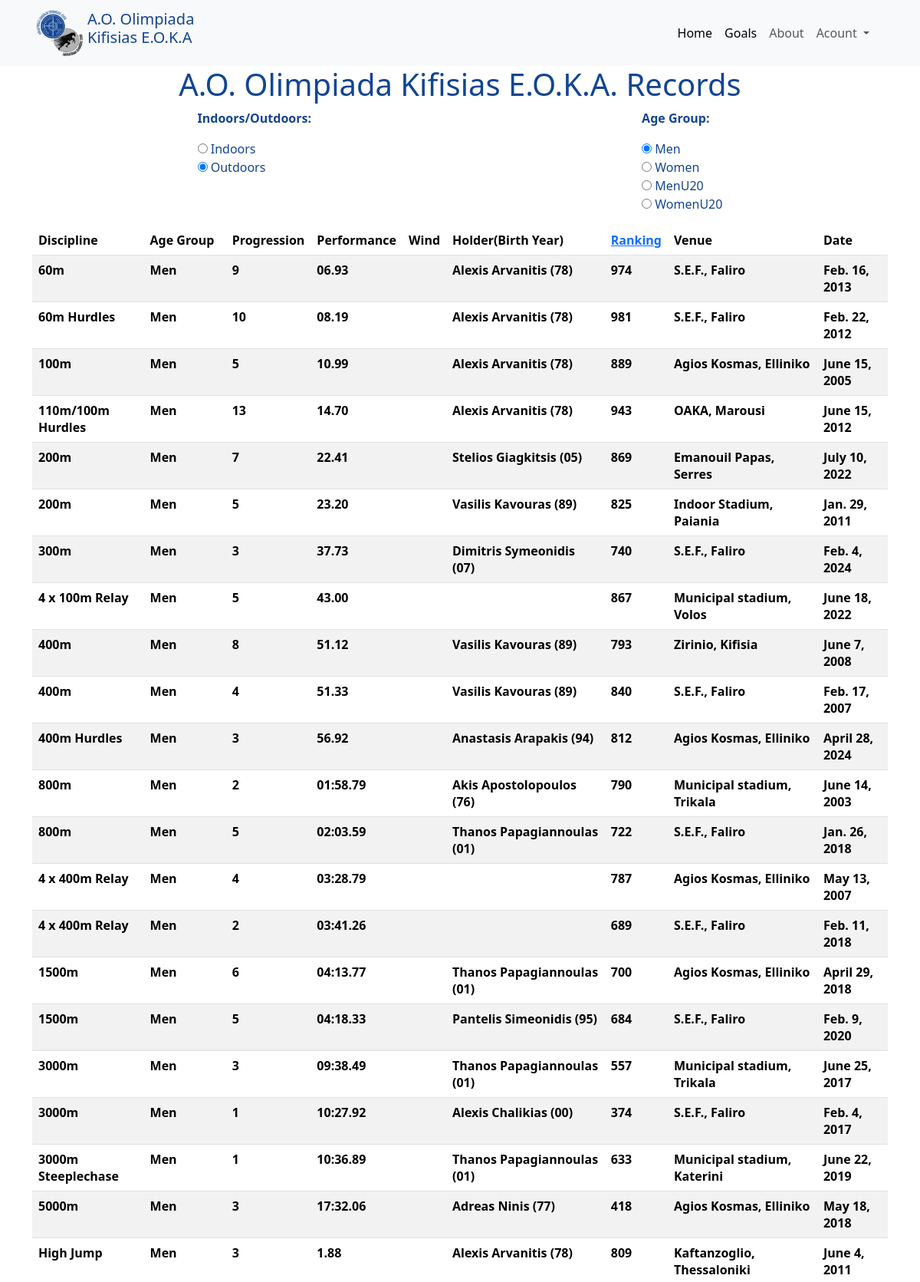
The app's page /records/ (upper part) with its own data.
### records/models.py (models this page shows, shortened)
class Record(models.Model):
    user = models.ForeignKey(User, blank=True, null=True, on_delete=models.SET_NULL)
    holder = models.ForeignKey(Athlete, blank=True, null=True, on_delete=models.SET_NULL)
    age_group = models.ForeignKey(AgeGroup, blank=True, null=True, on_delete=models.SET_NULL)
    discipline = models.ForeignKey(Discipline, blank=True, null=True, on_delete=models.SET_NULL)
    venue = models.ForeignKey(Venue, blank=True, null=True, on_delete=models.SET_NULL)
    stadium = models.ForeignKey(Stadium, blank=True, null=True, on_delete=models.SET_NULL)
    performance = models.FloatField(blank=False, null=True)
    ranking = models.IntegerField(blank=True, null=True)
    progression = models.IntegerField(blank=True, null=True, default=1)
    wind = models.DecimalField(
        max_digits=3,
        decimal_places=1,
        validators=[MinValueValidator(-9.9), MaxValueValidator(9.9)],
        null=True,
        blank=True
    )
    record_date = models.DateField(auto_now=False, auto_now_add=False, null=True, blank=True)
    timestamp = models.DateTimeField(auto_now_add=True)
    updated = models.DateTimeField(auto_now=True)
    @property
    def formatted_performance(self):
        if self.performance is None:
            return ''
        if self.discipline.discipline_type == 'road':
            performance_formatted = self.performance
            minutes = int((performance_formatted % 3600) // 60)
            seconds = performance_formatted % 60
            if minutes == 0:
                performance_formatted_str = f"{seconds:05.2f}"
            else:
                performance_formatted_str = f"{minutes:02}:{seconds:05.2f}"
        else:
            performance_formatted_str = f'{self.performance:.2f}'
        return performance_formatted_str
    def __str__(self):
        return f"{self.discipline} {self.age_group} {self.holder.__str__()}"
    def get_wind_display(self):
        return '' if self.wind is None else str(self.wind)
    def get_ranking_display(self):
        return '' if self.ranking is None else str(self.ranking)
    class Meta:
        unique_together = [['holder', 'discipline', 'performance', 'age_group']]
        db_table = 'Olimpiada records'

class Discipline(models.Model):
    stadium = models.ForeignKey(Stadium, on_delete=models.CASCADE)
    name = models.CharField(max_length=25)
    @property
    def discipline_type(self):
        if self.name in road_disciplines:
            return 'road'
        else:
            return 'field'
    class Meta:
        unique_together = [('stadium', 'name')]
    def __str__(self):
        return f"{self.name} {self.stadium}"

class AgeGroup(models.Model):
    age_group = models.CharField(max_length=10)
    def __str__(self):
        return self.age_group

class Athlete(models.Model):
    first_name = models.CharField(max_length=120)
    last_name = models.CharField(max_length=120)
    birth_year = models.IntegerField(default=None, blank=True, null=True)
    @property
    def full_name(self):
        return f"{self.first_name} {self.last_name}"
    @property
    def full_name_with_birthyear(self):
        return f"{self.full_name} ({str(self.birth_year)[2:]})"
    def __str__(self):
        return self.full_name

class Venue(models.Model):
    area = models.CharField(max_length=30)
    stadium_name = models.CharField(max_length=30)
    def __str__(self):
        return f"{self.stadium_name}, {self.area}"

### records/views.py (the view, shortened to what this page needs)
# urls.py: path('records/', RecordListView.as_view(), name='records-list'),
class RecordListView(ListView):
    model = Record
    def get_context_data(self, **kwargs):
        context = super().get_context_data(**kwargs)
        context['filter_form'] = RecordFilterForm(self.request.GET or
                                                  {'indoors_outdoors': 'outdoors', 'age_group': 'Men'})
        context['title'] = 'Records'
        return context
    def get_queryset(self):
        queryset = Record.objects.annotate(
            discipline_type=Case(
                When(discipline__name__in=road_disciplines, then=Value('road')),
                default=Value('field'),
                output_field=CharField()
            )
        ).order_by('age_group__age_group', '-discipline_type', 'performance')
        indoors_outdoors = self.request.GET.get('indoors_outdoors')
        if indoors_outdoors:
            queryset = queryset.filter(discipline__stadium__indoors_outdoors=indoors_outdoors)
        age_group = self.request.GET.get('age_group')
        if age_group:
            queryset = queryset.filter(age_group__age_group=age_group)
        return queryset
    title = 'Records'

### records/forms.py
class RecordFilterForm(forms.Form):
    indoors_outdoors = forms.ChoiceField(
        choices=[('indoors', 'Indoors'), ('outdoors', 'Outdoors')],
        widget=forms.RadioSelect,
        required=False,
        label='Stadium',
        initial='outdoors',
    )
    AGE_GROUP_CHOICES = [
        ('Men', 'Men'),
        ('Women', 'Women'),
        ('MenU20', 'MenU20'),
        ('WomenU20', 'WomenU20'),
    ]
    age_group = forms.ChoiceField(
        choices=AGE_GROUP_CHOICES,
        required=False,
        widget=forms.RadioSelect,
        initial='Men'
    )
    def __init__(self, *args, **kwargs):
        super().__init__(*args, **kwargs)
        self.fields['indoors_outdoors'].initial = 'outdoors'
        self.fields['age_group'].initial = 'Men'

### records/models.py (called while the page is built)
    def __str__(self):
        return self.name

### templates/records/record_list.html (shortened to what this page needs)
{% extends "base.html" %}
{% block content %}
           <h1 class="align-self-center">A.O. Olimpiada Kifisias E.O.K.A. Records</h1>
        <form id="filter-form" method="get">
            <div class="d-flex flex-wrap justify-content-around">
                <div class="d-inline">
                    <p class="fw-bold">Indoors/Outdoors:</p>
                    {{ filter_form.indoors_outdoors }}
                 </div>
                <div class="d-inline">
                    <p class="fw-bold">Age Group:</p>
                    {{ filter_form.age_group }}
                </div>
            </div>
        </form>
         <div class="overflow-x-scroll">
         <table class="table table-striped">
         <thead>
             <tr>
                <th>Discipline</th>
                <th>Age Group</th>
                <th>Progression</th>
                <th>Performance</th>
                <th>Wind</th>
                <th>Holder(Birth Year)</th>
                <th><a href="https://caltaf.com/pointscalc/calc.html">Ranking</a></th>
                <th>Venue</th>
                <th>Date</th>
             </tr>
         </thead>
         {% for object in record_list %}
         <tr>
              <th> {{ object.discipline.name }} </th>
              <th> {{ object.age_group }}</th>
              <th> {{ object.progression }}</th>
              <th> {{ object.formatted_performance }}</th>
              <th>{{ object.get_wind_display }}</th>
              <th>{{ object.holder.full_name_with_birthyear }}</th>
              <th> {{ object.get_ranking_display }}</th>
              <th> {{ object.venue }}</th>
              <th> {{ object.record_date }}</th>
         </tr>
         {% endfor %}
     </table>
  </div>
{% endblock %}

### static/records/style.css (style rules this page uses)
h1, h2, h3, h4, h5 { color: #134591; }

### records on screen
Record: discipline.name "60m", age_group "Men", progression "9", formatted_performance "06.93", holder.full_name_with_birthyear "Alexis Arvanitis (78)", ranking "974", venue "S.E.F., Faliro", record_date "Feb. 16, 2013"
Record: discipline.name "60m Hurdles", age_group "Men", progression "10", formatted_performance "08.19", holder.full_name_with_birthyear "Alexis Arvanitis (78)", ranking "981", venue "S.E.F., Faliro", record_date "Feb. 22, 2012"
Record: discipline.name "100m", age_group "Men", progression "5", formatted_performance "10.99", holder.full_name_with_birthyear "Alexis Arvanitis (78)", ranking "889", venue "Agios Kosmas, Elliniko", record_date "June 15, 2005"
Record: discipline.name "110m/100m Hurdles", age_group "Men", progression "13", formatted_performance "14.70", holder.full_name_with_birthyear "Alexis Arvanitis (78)", ranking "943", venue "OAKA, Marousi", record_date "June 15, 2012"
Record: discipline.name "200m", age_group "Men", progression "7", formatted_performance "22.41", holder.full_name_with_birthyear "Stelios Giagkitsis (05)", ranking "869", venue "Emanouil Papas, Serres", record_date "July 10, 2022"
Record: discipline.name "200m", age_group "Men", progression "5", formatted_performance "23.20", holder.full_name_with_birthyear "Vasilis Kavouras (89)", ranking "825", venue "Indoor Stadium, Paiania", record_date "Jan. 29, 2011"
Record: discipline.name "300m", age_group "Men", progression "3", formatted_performance "37.73", holder.full_name_with_birthyear "Dimitris Symeonidis (07)", ranking "740", venue "S.E.F., Faliro", record_date "Feb. 4, 2024"
Record: discipline.name "4 x 100m Relay", age_group "Men", progression "5", formatted_performance "43.00", ranking "867", venue "Municipal stadium, Volos", record_date "June 18, 2022"
Record: discipline.name "400m", age_group "Men", progression "8", formatted_performance "51.12", holder.full_name_with_birthyear "Vasilis Kavouras (89)", ranking "793", venue "Zirinio, Kifisia", record_date "June 7, 2008"
Record: discipline.name "400m", age_group "Men", progression "4", formatted_performance "51.33", holder.full_name_with_birthyear "Vasilis Kavouras (89)", ranking "840", venue "S.E.F., Faliro", record_date "Feb. 17, 2007"
Record: discipline.name "400m Hurdles", age_group "Men", progression "3", formatted_performance "56.92", holder.full_name_with_birthyear "Anastasis Arapakis (94)", ranking "812", venue "Agios Kosmas, Elliniko", record_date "April 28, 2024"
Record: discipline.name "800m", age_group "Men", progression "2", formatted_performance "01:58.79", holder.full_name_with_birthyear "Akis Apostolopoulos (76)", ranking "790", venue "Municipal stadium, Trikala", record_date "June 14, 2003"
Record: discipline.name "800m", age_group "Men", progression "5", formatted_performance "02:03.59", holder.full_name_with_birthyear "Thanos Papagiannoulas (01)", ranking "722", venue "S.E.F., Faliro", record_date "Jan. 26, 2018"
Record: discipline.name "4 x 400m Relay", age_group "Men", progression "4", formatted_performance "03:28.79", ranking "787", venue "Agios Kosmas, Elliniko", record_date "May 13, 2007"
Record: discipline.name "4 x 400m Relay", age_group "Men", progression "2", formatted_performance "03:41.26", ranking "689", venue "S.E.F., Faliro", record_date "Feb. 11, 2018"
Record: discipline.name "1500m", age_group "Men", progression "6", formatted_performance "04:13.77", holder.full_name_with_birthyear "Thanos Papagiannoulas (01)", ranking "700", venue "Agios Kosmas, Elliniko", record_date "April 29, 2018"
Record: discipline.name "1500m", age_group "Men", progression "5", formatted_performance "04:18.33", holder.full_name_with_birthyear "Pantelis Simeonidis (95)", ranking "684", venue "S.E.F., Faliro", record_date "Feb. 9, 2020"
Record: discipline.name "3000m", age_group "Men", progression "3", formatted_performance "09:38.49", holder.full_name_with_birthyear "Thanos Papagiannoulas (01)", ranking "557", venue "Municipal stadium, Trikala", record_date "June 25, 2017"
Record: discipline.name "3000m", age_group "Men", progression "1", formatted_performance "10:27.92", holder.full_name_with_birthyear "Alexis Chalikias (00)", ranking "374", venue "S.E.F., Faliro", record_date "Feb. 4, 2017"
Record: discipline.name "3000m Steeplechase", age_group "Men", progression "1", formatted_performance "10:36.89", holder.full_name_with_birthyear "Thanos Papagiannoulas (01)", ranking "633", venue "Municipal stadium, Katerini", record_date "June 22, 2019"
Record: discipline.name "5000m", age_group "Men", progression "3", formatted_performance "17:32.06", holder.full_name_with_birthyear "Adreas Ninis (77)", ranking "418", venue "Agios Kosmas, Elliniko", record_date "May 18, 2018"
Record: discipline.name "High Jump", age_group "Men", progression "3", formatted_performance "1.88", holder.full_name_with_birthyear "Alexis Arvanitis (78)", ranking "809", venue "Kaftanzoglio, Thessaloniki", record_date "June 4, 2011"
